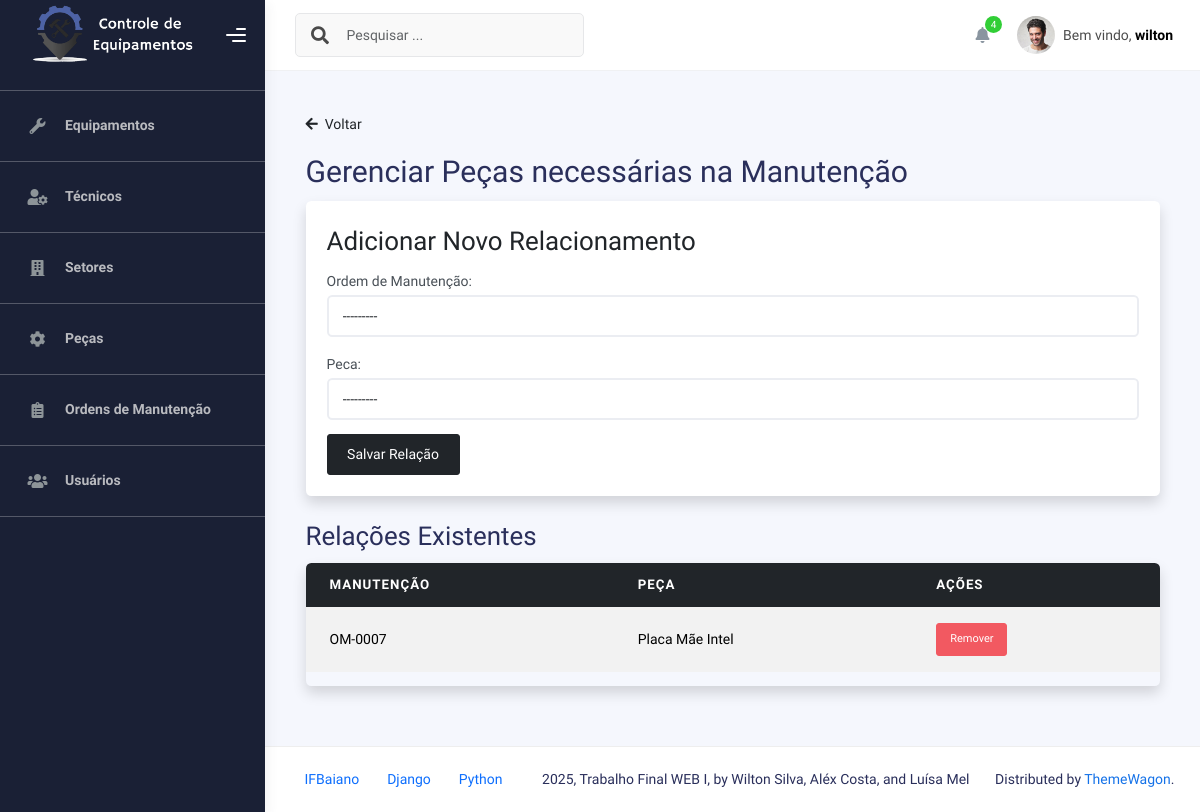
The app's page /gerenciar_pecas_manutencao/ (signed in), older data.
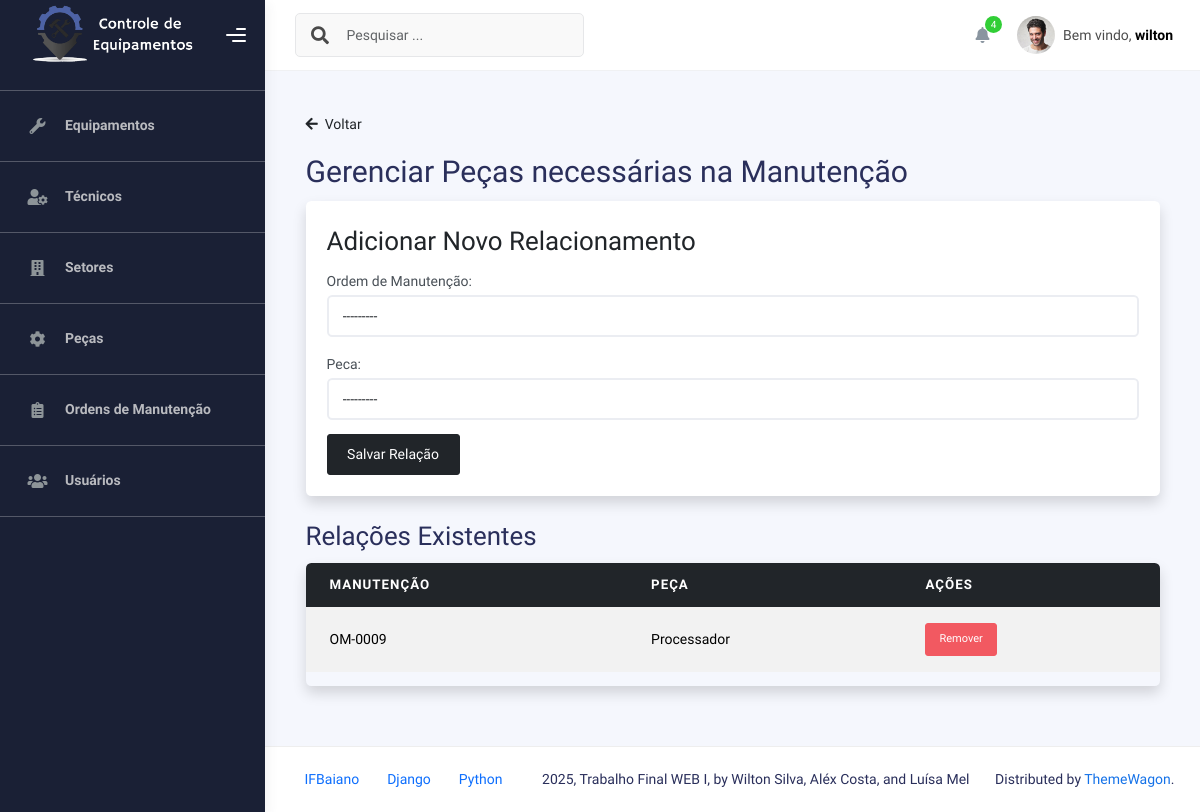
The same page, newer data.
### Manutencoes/models.py (models this page shows, shortened)
class PecasManutencao(models.Model):
    ordem_manutencao = models.ForeignKey(
        OrdemManutencao,
        on_delete=models.CASCADE,
        related_name="pecas"
    )
    peca = models.ForeignKey('Pecas.Peca', on_delete=models.CASCADE)
    class Meta:
        unique_together = ('ordem_manutencao', 'peca')
        verbose_name = "Peça de Manutenção"
        verbose_name_plural = "Peças de Manutenção"

class OrdemManutencao(models.Model):
    TIPO_CHOICES = [
        ("Preventiva", "Preventiva"),
        ("Corretiva", "Corretiva"),
    ]
    STATUS_CHOICES = [
        ("Pendente", "Pendente"),
        ("Em andamento", "Em andamento"),
        ("Concluida", "Concluída"),
    ]
    numero_ordem       = models.CharField("Número da Ordem", max_length=20, unique=True, blank=True)
    data_solicitacao   = models.DateField("Data da Solicitação", auto_now_add=True)
    tipo               = models.CharField("Tipo", max_length=10, choices=TIPO_CHOICES)
    descricao_problema = models.TextField("Descrição do Problema")
    status             = models.CharField("Status", max_length=12, choices=STATUS_CHOICES, default="Pendente")
    equipamento        = models.ForeignKey(
        Equipamento,
        on_delete=models.CASCADE,
        related_name="ordens_manutencao"
    )
    tecnico_responsavel = models.ForeignKey(
        Tecnico,
        on_delete=models.CASCADE,
        related_name="ordens_manutencao"
    )
    class Meta:
        ordering = ["-data_solicitacao"]
        verbose_name = "Ordem de Manutenção"
        verbose_name_plural = "Ordens de Manutenção"
    def __str__(self):
        return f"{self.numero_ordem} – {self.get_tipo_display()} ({self.get_status_display()})"

### Pecas/models.py (models this page shows)
class Peca(models.Model):
    nome_da_peca = models.CharField(max_length=100)
    codigo = models.CharField(max_length=100)
    fabricante = models.CharField(max_length=100)
    estoque = models.IntegerField()
    data_da_ultima_compra = models.DateField()
    def __str__(self):
        return f"{self.nome_da_peca} ({self.codigo})"

### Manutencoes/views.py (the view)
# urls.py: path('gerenciar_pecas_manutencao/', manutencao_views.gerenciar_pecas_manutencao, name='gerenciar_pecas_manutencao'),
@login_required
@permission_required('Manutencoes.view_pecasmanutencao', raise_exception=True)
@permission_required('Manutencoes.add_pecasmanutencao', raise_exception=True)
@permission_required('Manutencoes.change_pecasmanutencao', raise_exception=True)
def gerenciar_pecas_manutencao(request):
    peca_manutencao = PecasManutencao.objects.select_related('ordem_manutencao', 'peca').all()
    form = PecasManutencaoForm()
    if request.method == 'POST':
        form = PecasManutencaoForm(request.POST)
        if form.is_valid():
            form.save()
            return HttpResponseRedirect(reverse('gerenciar_pecas_manutencao'))
    return render(request, 'manutencao/gerenciar_pecas_manutencao.html', {
        'peca_manutencao': peca_manutencao,
        'form': form
    })

### Manutencoes/forms.py
class PecasManutencaoForm(forms.ModelForm):
    ordem_manutencao = forms.ModelChoiceField(
        queryset=PecasManutencao.ordem_manutencao.field.related_model.objects.all(),
        label="Ordem de Manutenção",
        widget=forms.Select(attrs={'class': 'form-control'})
    )
    peca = forms.ModelChoiceField(
        queryset=Peca.objects.all(),
        widget=forms.Select(attrs={'class': 'form-control'})
    )
    class Meta:
        model = PecasManutencao
        fields = ['ordem_manutencao', 'peca']

### templates/manutencao/gerenciar_pecas_manutencao.html (shortened to what this page needs)
{% extends "_base.html" %}
{% block content %}
<div class="container mt-4">
    <a href="/manutencoes/" class="text-decoration-none text-dark mb-3 d-inline-block">
        <i class="fas fa-arrow-left me-1"></i> Voltar
    </a>
    <h1>Gerenciar Peças necessárias na Manutenção</h1>
    <div class="card p-4 shadow rounded mb-4">
        <h2>Adicionar Novo Relacionamento</h2>
        <form method="post">
            {{ form.as_p }}
            <button type="submit" class="btn btn-dark">Salvar Relação</button>
        </form>
    </div>
    <h2>Relações Existentes</h2>
    <div class="table-responsive shadow rounded">
        <table class="table table-striped table-hover align-middle">
            <thead class="table-dark">
                <tr>
                    <th>Manutenção</th>
                    <th>Peça</th>
                    <th>Ações</th>
                </tr>
            </thead>
            <tbody>
                {% for relacao in peca_manutencao %}
                <tr>
                    <td>{{ relacao.ordem_manutencao.numero_ordem }}</td>
                    <td>{{ relacao.peca.nome_da_peca }}</td>
                    <td>
                        <a href="/delete_pecas_manutencao/{{ relacao.id }}" class="btn btn-sm btn-danger">Remover</a>
                    </td>
                </tr>
                {% empty %}
                <tr>
                    <td colspan="3" class="text-center">Nenhuma relação encontrada.</td>
                </tr>
                {% endfor %}
            </tbody>
        </table>
    </div>
</div>
{% endblock %}

Row changes from the older to the newer data that the page shows:
removed PecasManutencao: ordem_manutencao.numero_ordem "OM-0007", peca.nome_da_peca "Placa Mãe Intel"
added PecasManutencao: ordem_manutencao.numero_ordem "OM-0009", peca.nome_da_peca "Processador"
